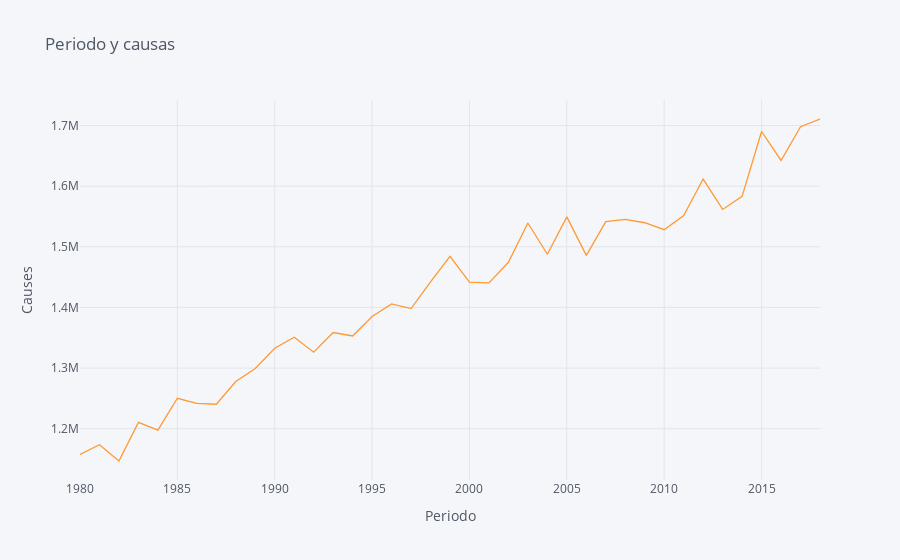

The notebook cell this image was saved under:
### Code cell
# Cufflinks line plot

dataset.iplot(kind='line',
                   x='Periodo',
                   y='001-102',
                   xTitle='Periodo',
                   yTitle='Causes',
                   title='Periodo y causas')

### Figure 1 — Plotly figure (JSON) as saved in the notebook; plotly's stock layout.template omitted (floating-point values rounded to 4 significant figures)
{"data": [{"line": {"color": "rgba(255, 153, 51, 1.0)", "dash": "solid", "shape": "linear", "width": 1.3}, "mode": "lines", "name": "001-102", "text": "", "type": "scatter", "x": [1980, 1981, 1982, 1983, 1984, 1985, 1986, 1987, 1988, 1989, 1990, 1991, 1992, 1993, 1994, 1995, 1996, 1997, 1998, 1999, 2000, 2001, 2002, 2003, 2004, 2005, 2006, 2007, 2008, 2009, 2010, 2011, 2012, 2013, 2014, 2015, 2016, 2017, 2018], "y": [1157376, 1173544, 1146620, 1210276, 1197636, 1250128, 1241652, 1240292, 1277748, 1299184, 1332568, 1350764, 1326060, 1358644, 1352968, 1384908, 1405796, 1398084, 1442044, 1484408, 1441564, 1440524, 1474472, 1539312, 1487736, 1549420, 1485912, 1541444, 1545296, 1539732, 1528188, 1551644, 1611800, 1561676, 1583320, 1690272, 1642444, 1698092, 1710884]}], "layout": {"legend": {"bgcolor": "#F5F6F9", "font": {"color": "#4D5663"}}, "paper_bgcolor": "#F5F6F9", "plot_bgcolor": "#F5F6F9", "title": {"font": {"color": "#4D5663"}, "text": "Periodo y causas"}, "xaxis": {"gridcolor": "#E1E5ED", "showgrid": true, "tickfont": {"color": "#4D5663"}, "title": {"font": {"color": "#4D5663"}, "text": "Periodo"}, "zerolinecolor": "#E1E5ED"}, "yaxis": {"gridcolor": "#E1E5ED", "showgrid": true, "tickfont": {"color": "#4D5663"}, "title": {"font": {"color": "#4D5663"}, "text": "Causes"}, "zerolinecolor": "#E1E5ED"}}}
